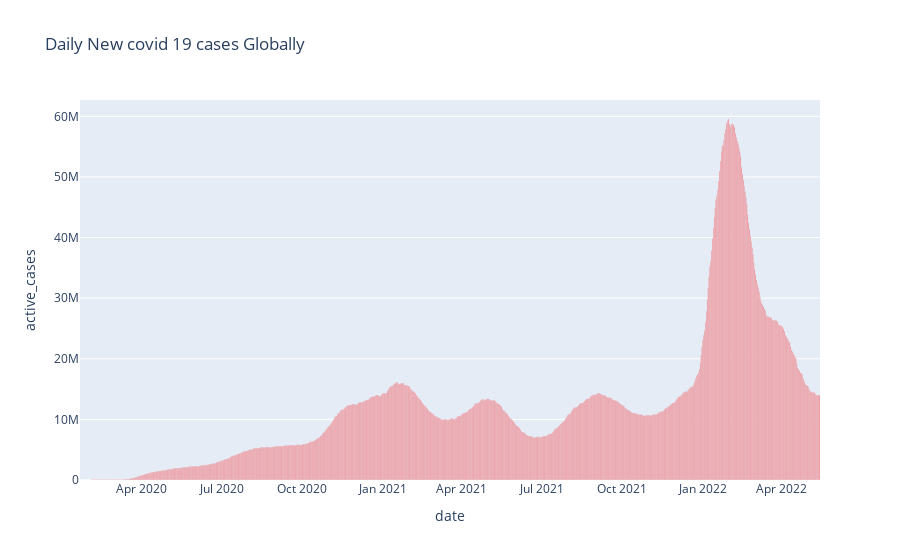

Here is the notebook cell this chart was saved with:
### Code cell
# Bar chart for new cases per day
df_global['New Cases']=df_global['active_cases'].diff().fillna(0)
fig = px.bar(df_global,x='date',y='active_cases' ,title='Daily New covid 19 cases Globally' , labels={'New Cases':'New Cases per Day'},color_discrete_sequence=['red'])
fig.show()

### Figure 1 — Plotly figure (JSON) as saved in the notebook; plotly's stock layout.template omitted (floating-point values rounded to 4 significant figures; data arrays with more than 128 entries replaced by an {"elided": "..."} marker saying what was removed)
{"data": [{"alignmentgroup": "True", "hovertemplate": "date=%{x}<br>active_cases=%{y}<extra></extra>", "legendgroup": "", "marker": {"color": "red", "pattern": {"shape": ""}}, "name": "", "offsetgroup": "", "orientation": "v", "showlegend": false, "textposition": "auto", "type": "bar", "x": {"elided": "844 str values"}, "xaxis": "x", "y": {"elided": "844 int values"}, "yaxis": "y"}], "layout": {"autosize": true, "barmode": "relative", "legend": {"tracegroupgap": 0}, "title": {"text": "Daily New covid 19 cases Globally"}, "xaxis": {"anchor": "y", "autorange": true, "domain": [0, 1], "range": ["2020-01-21 12:00", "2022-05-14 12:00"], "title": {"text": "date"}, "type": "date"}, "yaxis": {"anchor": "x", "autorange": true, "domain": [0, 1], "range": [0, 62690000.0], "title": {"text": "active_cases"}, "type": "linear"}}}
